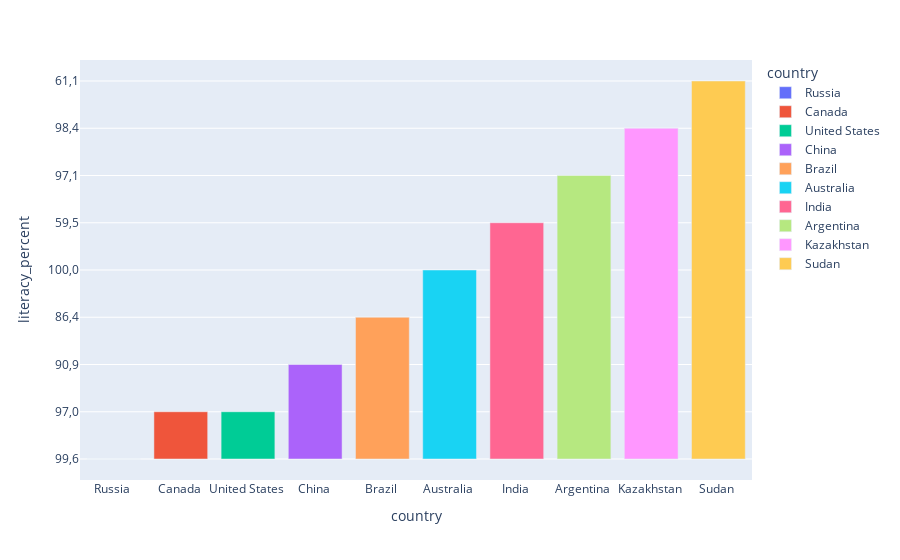

Notebook code for this chart:
### Code cell
fig=px.bar(df,x='country',y='literacy_percent',color='country')#philhal ye gadbad hai
fig.show()

### Figure 1 — Plotly figure (JSON) as saved in the notebook; plotly's stock layout.template omitted (floating-point values rounded to 4 significant figures)
{"data": [{"alignmentgroup": "True", "hovertemplate": "country=%{x}<br>literacy_percent=%{y}<extra></extra>", "legendgroup": "Russia ", "marker": {"color": "#636efa", "pattern": {"shape": ""}}, "name": "Russia ", "offsetgroup": "Russia ", "orientation": "v", "showlegend": true, "textposition": "auto", "type": "bar", "x": ["Russia "], "xaxis": "x", "y": ["99,6"], "yaxis": "y"}, {"alignmentgroup": "True", "hovertemplate": "country=%{x}<br>literacy_percent=%{y}<extra></extra>", "legendgroup": "Canada ", "marker": {"color": "#EF553B", "pattern": {"shape": ""}}, "name": "Canada ", "offsetgroup": "Canada ", "orientation": "v", "showlegend": true, "textposition": "auto", "type": "bar", "x": ["Canada "], "xaxis": "x", "y": ["97,0"], "yaxis": "y"}, {"alignmentgroup": "True", "hovertemplate": "country=%{x}<br>literacy_percent=%{y}<extra></extra>", "legendgroup": "United States ", "marker": {"color": "#00cc96", "pattern": {"shape": ""}}, "name": "United States ", "offsetgroup": "United States ", "orientation": "v", "showlegend": true, "textposition": "auto", "type": "bar", "x": ["United States "], "xaxis": "x", "y": ["97,0"], "yaxis": "y"}, {"alignmentgroup": "True", "hovertemplate": "country=%{x}<br>literacy_percent=%{y}<extra></extra>", "legendgroup": "China ", "marker": {"color": "#ab63fa", "pattern": {"shape": ""}}, "name": "China ", "offsetgroup": "China ", "orientation": "v", "showlegend": true, "textposition": "auto", "type": "bar", "x": ["China "], "xaxis": "x", "y": ["90,9"], "yaxis": "y"}, {"alignmentgroup": "True", "hovertemplate": "country=%{x}<br>literacy_percent=%{y}<extra></extra>", "legendgroup": "Brazil ", "marker": {"color": "#FFA15A", "pattern": {"shape": ""}}, "name": "Brazil ", "offsetgroup": "Brazil ", "orientation": "v", "showlegend": true, "textposition": "auto", "type": "bar", "x": ["Brazil "], "xaxis": "x", "y": ["86,4"], "yaxis": "y"}, {"alignmentgroup": "True", "hovertemplate": "country=%{x}<br>literacy_percent=%{y}<extra></extra>", "legendgroup": "Australia ", "marker": {"color": "#19d3f3", "pattern": {"shape": ""}}, "name": "Australia ", "offsetgroup": "Australia ", "orientation": "v", "showlegend": true, "textposition": "auto", "type": "bar", "x": ["Australia "], "xaxis": "x", "y": ["100,0"], "yaxis": "y"}, {"alignmentgroup": "True", "hovertemplate": "country=%{x}<br>literacy_percent=%{y}<extra></extra>", "legendgroup": "India ", "marker": {"color": "#FF6692", "pattern": {"shape": ""}}, "name": "India ", "offsetgroup": "India ", "orientation": "v", "showlegend": true, "textposition": "auto", "type": "bar", "x": ["India "], "xaxis": "x", "y": ["59,5"], "yaxis": "y"}, {"alignmentgroup": "True", "hovertemplate": "country=%{x}<br>literacy_percent=%{y}<extra></extra>", "legendgroup": "Argentina ", "marker": {"color": "#B6E880", "pattern": {"shape": ""}}, "name": "Argentina ", "offsetgroup": "Argentina ", "orientation": "v", "showlegend": true, "textposition": "auto", "type": "bar", "x": ["Argentina "], "xaxis": "x", "y": ["97,1"], "yaxis": "y"}, {"alignmentgroup": "True", "hovertemplate": "country=%{x}<br>literacy_percent=%{y}<extra></extra>", "legendgroup": "Kazakhstan ", "marker": {"color": "#FF97FF", "pattern": {"shape": ""}}, "name": "Kazakhstan ", "offsetgroup": "Kazakhstan ", "orientation": "v", "showlegend": true, "textposition": "auto", "type": "bar", "x": ["Kazakhstan "], "xaxis": "x", "y": ["98,4"], "yaxis": "y"}, {"alignmentgroup": "True", "hovertemplate": "country=%{x}<br>literacy_percent=%{y}<extra></extra>", "legendgroup": "Sudan ", "marker": {"color": "#FECB52", "pattern": {"shape": ""}}, "name": "Sudan ", "offsetgroup": "Sudan ", "orientation": "v", "showlegend": true, "textposition": "auto", "type": "bar", "x": ["Sudan "], "xaxis": "x", "y": ["61,1"], "yaxis": "y"}], "layout": {"autosize": true, "barmode": "relative", "legend": {"title": {"text": "country"}, "tracegroupgap": 0}, "margin": {"t": 60}, "xaxis": {"anchor": "y", "autorange": true, "categoryarray": ["Russia ", "Canada ", "United States ", "China ", "Brazil ", "Australia ", "India ", "Argentina ", "Kazakhstan ", "Sudan "], "categoryorder": "array", "domain": [0, 1], "range": [-0.5, 9.5], "title": {"text": "country"}, "type": "category"}, "yaxis": {"anchor": "x", "autorange": true, "domain": [0, 1], "range": [-0.4444, 8.444], "title": {"text": "literacy_percent"}, "type": "category"}}}
